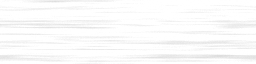
#> input picture img/tex/brushed.png, 256 x 64 px
$ python -i build_site.py   (imports and definitions only)
#> lines starting #> are read from the running program, lines starting #| are printed output that depends on the picture
#> further down, picture is the input picture: PIL image 256x64 RGBA; mean R, G, B, A 129.4, 129.4, 129.4, 10.4
#!/usr/bin/env python3
"""
构建台历网站到 dist/：

  1. 从 Wikimedia Commons「精选图片」(Featured pictures) 挑选高质量图片：
     风景、自然现象、动物、天文、名画 / 浮世绘（全部为公有领域或 CC 自由授权）
  2. 每张图生成三个版本：
       m/  长边 1280，给 iPad mini 1 这类老设备（省内存）
       l/  长边 1920，给高分屏手机 / 新平板
       b/  宽 160 的预模糊小图，用来做「玻璃」背后的模糊（零运行时开销）
  3. 写出 data/photos.js 清单（含作者、授权、来源，页面上会署名）
  4. 自己的照片放进仓库根目录 photos/，也会一起加入

用法：
    pip install Pillow
    python3 build/build_site.py                # 正式构建（需要能访问 commons.wikimedia.org）
    python3 build/build_site.py --fake 16      # 离线生成 16 张假图，仅用于本地调试界面
"""
import argparse
import colorsys
import hashlib
import html
import io
import json
import os
import random
import re
import shutil
import sys
import time
import urllib.parse
import urllib.request

from PIL import Image, ImageDraw, ImageEnhance, ImageFilter, ImageOps, ImageStat

sys.path.insert(0, os.path.dirname(os.path.abspath(__file__)))
import theme  # noqa: E402
from catalog import CATALOG, POEMS, TAGS  # noqa: E402

ROOT = os.path.dirname(os.path.dirname(os.path.abspath(__file__)))
DIST = os.path.join(ROOT, "dist")
SITE_FILES = ["index.html", "manifest.webmanifest", "css", "js", "img", "fonts"]
API = "https://commons.wikimedia.org/w/api.php"
UA = "DeskCalendarBuilder/1.0 (personal desk calendar; https://github.com/hhoangxuan44-spec/iPadmini1)"

# 图片来源与配额：(类别, 来源, 配额)
#   "Commons:..."   精选图片画廊页
#   "search:xxx"    搜索名为 xxx 的分类，取其中（含一层子分类）的文件
SOURCES = [
    ("landscape", "Commons:Featured pictures/Places/Natural", 64),
    ("phenomena", "Commons:Featured pictures/Natural phenomena", 12),
    ("space", "Commons:Featured pictures/Astronomy", 9),
    ("animals", "Commons:Featured pictures/Animals/Mammals", 9),
    ("animals", "Commons:Featured pictures/Animals/Birds", 7),
    ("plants", "Commons:Featured pictures/Plants", 5),
    ("art", "search:Thirty-six Views of Mount Fuji Hokusai", 10),
    ("art", "search:Fifty-three Stations of the Tokaido Hiroshige", 8),
    ("art", "search:Paintings by Claude Monet", 6),
    ("art", "search:Landscape paintings by Vincent van Gogh", 5),
    ("art", "search:Seascapes by Ivan Aivazovsky", 5),
    ("art", "search:Shan shui paintings", 4),
    ("art", "search:Paintings by Caspar David Friedrich", 4),
]
# 文件名里出现这些词的图片不要（建筑设施、标本、人像等不适合做台历）
EXCLUDE = re.compile(r"observatory|station|cement|factory|frisur|portrait|museum|specimen|skull|"
                     r"diagram|map\b|chart|logo", re.I)

REPORT = []


def report(msg):
    print(msg)
    REPORT.append(msg)


try:  # 繁体说明转简体（可选依赖）
    from zhconv import convert as zh_convert
except ImportError:  # pragma: no cover
    def zh_convert(s, _lang):
        return s

SIZES = {"m": 1280, "l": 1920}
CACHE = os.path.join(ROOT, "build", ".cache")
BLUR_W = 160


# ---------------------------------------------------------------- 网络

# [12 lines left out: function http_get, not called in this run]


def api(params):
    params = dict(params, format="json", formatversion="2")
    return json.loads(http_get(API + "?" + urllib.parse.urlencode(params)))


# [129 lines left out: functions list_page_images, list_category_files, search_category, category_files_deep, source_files, captions and 4 more, not called in this run]


def tone_and_accent(img):
    """计算整体明暗，并挑一个鲜艳的主题色（用于日期页的小点缀）。"""
    small = img.convert("RGB").resize((64, 64))
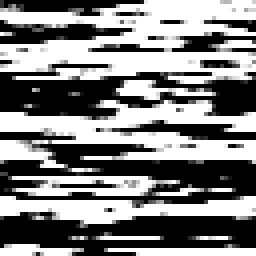
#> small: PIL image 64x64 RGB (shown 4 times larger); min 0, max 255, mean 129.4
    lum = ImageStat.Stat(small.convert("L")).mean[0]
#> lum = 129.4
    q = small.quantize(colors=8, method=Image.Quantize.MEDIANCUT)
    pal = q.getpalette()
#> pal = [255, 255, 255, 250, 250, 250, 226, 226, 226, 181, 181, 181, 123, 123, 123, 76, 76, 76, 33, 33, 33, 0, 0, 0]
    best, best_score = None, -1
    for count, idx in q.getcolors():
        r, g, b = pal[idx * 3: idx * 3 + 3]
        h, l, s = colorsys.rgb_to_hls(r / 255, g / 255, b / 255)
        score = count * (s ** 1.5) * (1 - abs(l - 0.55))
        if score > best_score:
            best_score, best = score, (h, s)
#> this loop made 8 passes
#> (count, r, g, b, l, best_score, best) on pass 1: (1760, 255, 255, 255, 1, 0, (0, 0))
#> (count, r, g, b, l) on passes 2 to 7: (37, 250, 250, 250, 0.98), (105, 226, 226, 226, 0.886), (131, 181, 181, 181, 0.71), (109, 123, 123, 123, 0.482), (104, 76, 76, 76, 0.298), (115, 33, 33, 33, 0.129)
#> after the loop, best_score = 0
    accent = "#ffcc00"
    if best and best[1] > 0.08:
        h, s = best
        r, g, b = colorsys.hls_to_rgb(h, 0.66, max(0.55, min(s * 1.2, 0.9)))
        accent = "#%02x%02x%02x" % (int(r * 255), int(g * 255), int(b * 255))
    return round(lum), accent


# [218 lines left out: functions save_versions, pick_commons, thumb_url, build_catalog, build_local, build_fake and 1 more, not called in this run]


def _size(rel):
    return os.path.getsize(os.path.join(DIST, rel))


# [104 lines left out: functions pick_offline, write_appcache, main, not called in this run]


# [2 lines not run here, left out]

>>> from PIL import Image
>>> picture = Image.open('../img/tex/brushed.png')
>>> result = tone_and_accent(picture)
#> result = (129, '#ffcc00')

$ run again, on android/app/src/main/assets/tex/grain.png
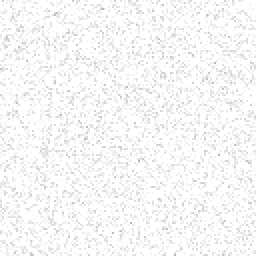
#> input picture android/app/src/main/assets/tex/grain.png, 128 x 128 px (shown 2 times larger)
#> picture is the input picture: PIL image 128x128 RGBA; mean R, G, B, A 128.1, 128.1, 128.1, 16.3
#> in tone_and_accent, `small = img.convert("RGB").resize((64, 64))`:
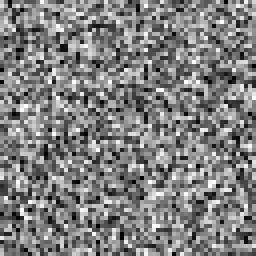
#> small: PIL image 64x64 RGB (shown 4 times larger); min 0, max 255, mean 128
#> lum = 128
#> in tone_and_accent, `q = small.quantize(colors=8, method=Image.Quantize.MEDIANCUT)`:
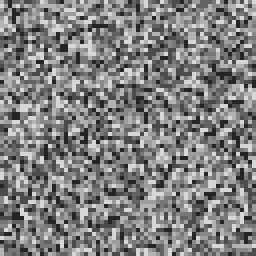
#> q: PIL image 64x64 P (shown 4 times larger); min 36, max 215, mean 128.1
#> pal = [215, 215, 215, 179, 179, 179, 157, 157, 157, 136, 136, 136, 119, 119, 119, 98, 98, 98, 75, 75, 75, 36, 36, 36]
#> the loop in tone_and_accent, `for count, idx in q.getcolors():` made 8 passes
#> (count, r, g, b, l, best_score, best) on pass 1: (438, 215, 215, 215, 0.843, 0, (0, 0))
#> after the loop in tone_and_accent, `for count, idx in q.getcolors():`: best_score = 0
#> result = (128, '#ffcc00')
